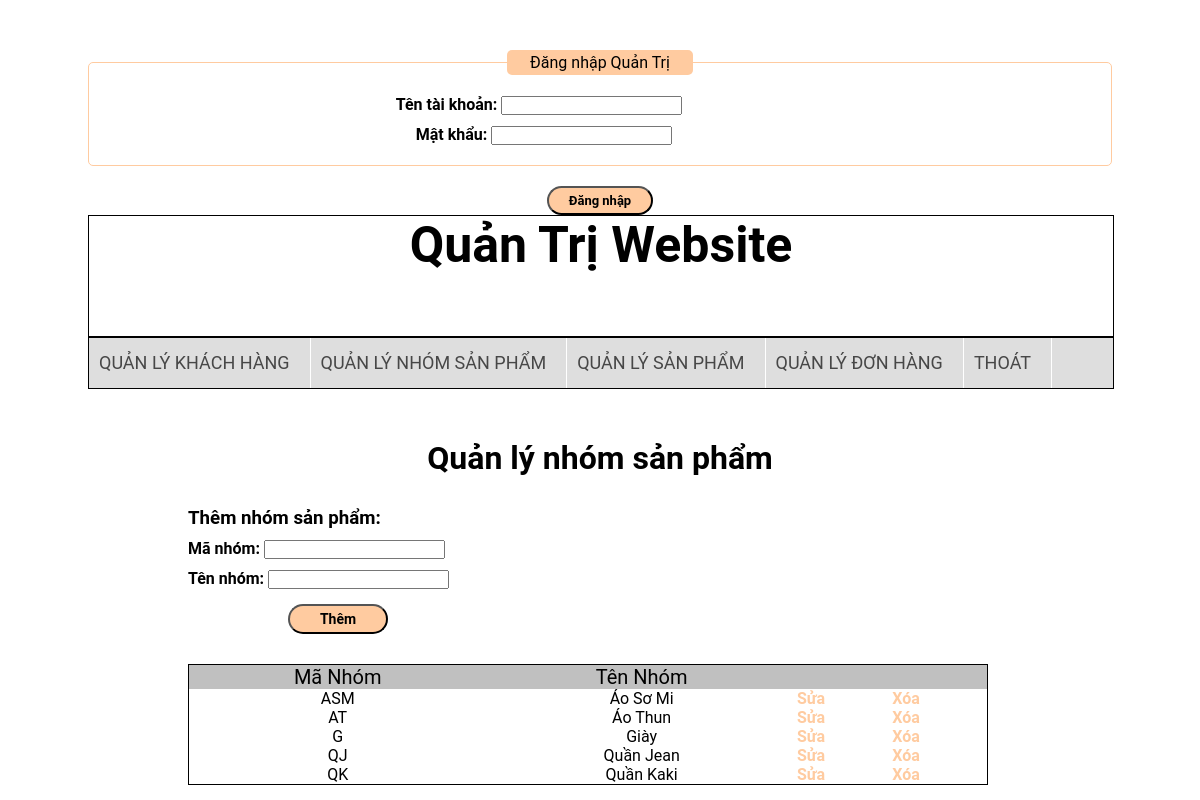
The app's page /menshop/quanlynsp.php with its own data.
### tables this page shows
CREATE TABLE `nhomsp` (
  `manhom` varchar(20) NOT NULL,
  `tennhom` varchar(30) NOT NULL
);

### menshop/quanlynsp.php (the view, shortened to what this page needs)
<?php
    if(isset($_SESSION['admin'])){
    }else {
        include_once('loginAdmin.php');
    }
?>
<html>
	<head>
	   	<link rel="stylesheet" type="text/css" href="css/style.css" title="style">
	</head>
	<body>
        <div class="container">
            <div class="header_qt">Quản Trị Website</div>
            <div class="menu_qt">
                <ul>
                    <li><a href="quanlykh.php" style="font-size: 18px; padding-right:20px;">Quản lý khách hàng</a>
                    <li><a href="quanlynsp.php" style="font-size: 18px; padding-right:20px;">Quản lý nhóm sản phẩm</a></li>
                    <li><a href="quanlysp.php" style="font-size: 18px; padding-right:20px;">Quản lý sản phẩm</a></li>
                    <li><a href="quanlydh.php" style="font-size: 18px; padding-right:20px;">Quản lý đơn hàng</a></li>
                    <li><a href="logoutadmin.php" style="font-size: 18px; padding-right:20px;">Thoát</a></li>
                </ul>
            </div>
            <div class="conten_qt">
                <?php
                    include('includes/mysqli_connect.php');
                ?>
                 <form action="" method="POST">
                    <h1 style="text-align: center; margin-top: 50px;">Quản lý nhóm sản phẩm</h1>
                    <h3 style="margin-left: 100px; margin-top: 30px;">Thêm nhóm sản phẩm:</h3>
                    <div style="margin-top: 10px; margin-left: 100px;">
                        <label for="tennhom">Mã nhóm:
                        <input type="text" tabindex="1" name="mn" value=""/></label>
                    </div>
                    <div style="margin-top: 10px; margin-left: 100px;">
                         <label for="tennhom">Tên nhóm:
                         <input type="text" tabindex="2" name="tn" value=""/></label>
                    </div>
                    <input type="submit" name="them" value="Thêm"style="margin-left: 200px; margin-top: 10px; background: #FFCBA0; height: 30px; width: 100px; font-weight: bold; border-radius: 28; text-align: center; font-size: 14px;"/>
                    <table style="border-collapse: collapse;border: 1px solid;; width: 800px; display: table; margin-left: 100px; margin-top: 30px;">
                        <thead style="background: silver; font-size: 20px; font: bolder;">
                            <tr>
                                <td style="text-align: center;">Mã Nhóm</td>
                                <td style="text-align: center;">Tên Nhóm</td>
                                <td></td>
                                <td></td>
                            </tr>
                        </thead>
                        <tbody>
                            <?php
                                $query = mysqli_query($dbc,"select * from nhomsp");
                                while($row = mysqli_fetch_array($query)){
                            ?>
                                <tr>
                                    <td style="text-align: center;"><?php echo $row['manhom']?></td>
                                    <td style="text-align: center;"><?php echo $row['tennhom']?></td>
                                    <td><a href="?suansp=<?php echo $row['manhom']?>" style="color: #FFCBA0; text-decoration: none; font-weight: bold;">Sửa</a> </a></td>
                                    <td><a href="?xoansp=<?php echo $row['manhom']?>" style="color: #FFCBA0; text-decoration: none; font-weight: bold;">Xóa</a></td>
                                </tr>
                            <?php } ?>
                        </tbody>
                </table>
            </form>
            </div>
        </div>
    </body>
 </html>

### menshop/css/style.css (style rules this page uses)
body { font-family: "Roboto","segoe ui",Helvetica,Arial,sans-serif; }
* { margin: 0; padding: 0 }
.container { width: 1024px; height: auto; margin: auto; }
.header_qt { width: 1024px;height: 120px; border: 1px solid; font-size: 50px; text-align: center; font-weight: bold; }
.menu_qt { width: 1024px; height: 50px; background:#DEDEDE; border: 1px solid }
.menu_qt ul { width: 1024px; height: 50px; list-style: none; float: left; }
.menu_qt ul li { float: left; line-height: 50px; margin-left: 10px; position: relative; text-align: center; }
.menu_qt ul li a { text-decoration: none; color: #000; display: block; float: left;color: #474747;border-right: 1px solid #fff; text-transform: uppercase; white-space: nowrap; }
label { display: block;width:30em; font-weight: bold;margin: 0px 15px 5px 0px; }
input[type="submit"] { background: #FFCBA0; -webkit-border-radius: 28; -moz-border-radius: 28; border-radius: 28px; font-family: "Roboto","segoe ui",Helvetica,Arial,sans-serif; color: #000; font-size: 13px; font-weight: bold; padding: 5px 20px 5px 20px; text-decoration: none; margin-top: 10px; }

### records on screen
nhomsp: manhom "ASM", tennhom "Áo Sơ Mi"
nhomsp: manhom "AT", tennhom "Áo Thun"
nhomsp: manhom "G", tennhom "Giày"
nhomsp: manhom "QJ", tennhom "Quần Jean"
nhomsp: manhom "QK", tennhom "Quần Kaki"
